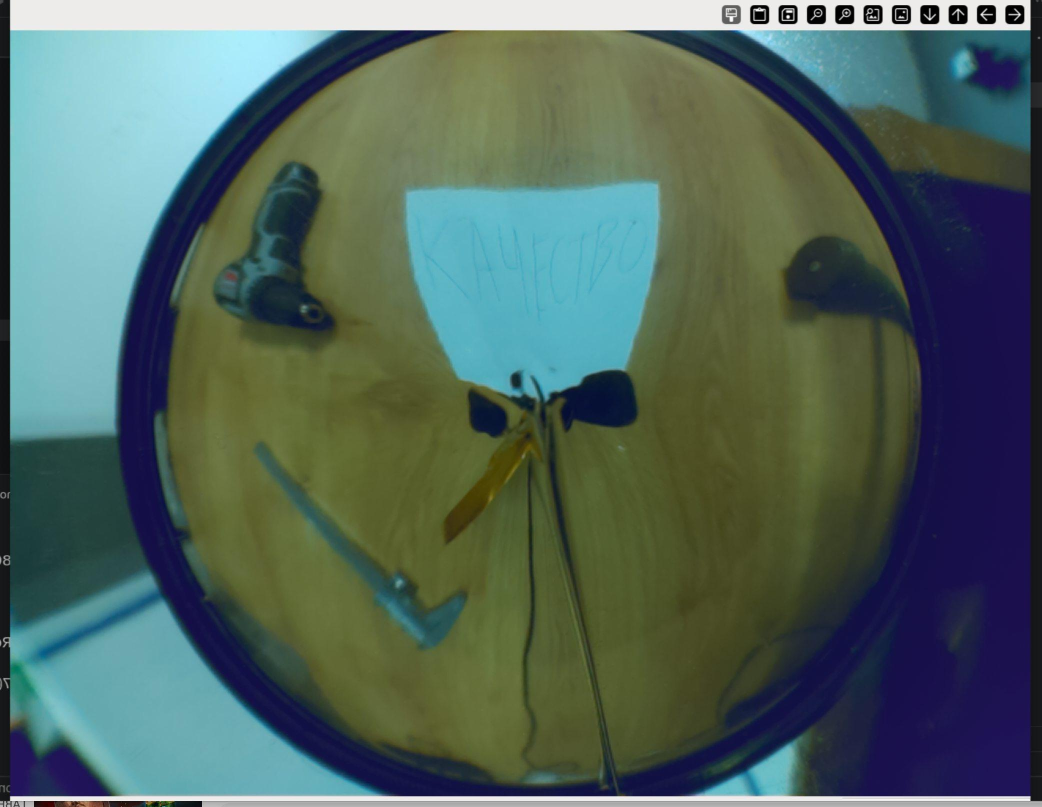
#> input picture Images/img1.jpg, 2084 x 1614 px (shown at 1/2 size)
$ python line.py
#> lines starting #> are read from the running program, lines starting #| are printed output that depends on the picture; after the words box and inside, x2 and y2 are one past the last pixel; in counts of white or black regions, pixels touching at a corner belong together
### tools.py
"""
Дополнительные функции, которые могут использоваться в разных файлах
"""
import cv2
import numpy as np
import logging


def drawImageOnScreen(window_name:str, image:np.ndarray):
    """
    Масштабирует изображение так, чтобы его наибольшее измерение
    было равно 1000 пикселям, и выводит результат на экран.

    :param image: numpy array (результат cv2.imread)
    :param window_name: имя окна OpenCV
    """
    if image is None or image.size == 0:
        print("Ошибка: передано пустое изображение.")
        return

    height, width = image.shape[:2]

    max_dim = max(height, width)

    if max_dim == 0:
        print("Ошибка: изображение имеет нулевой размер.")
        return

    target_max = 1000
    scale = target_max / max_dim

    new_width = int(width * scale)
    new_height = int(height * scale)

    if scale < 1.0:
        interpolation = cv2.INTER_AREA
    else:
        interpolation = cv2.INTER_CUBIC

    resized_image = cv2.resize(
        image,
        (new_width, new_height),
        interpolation=interpolation
    )

    cv2.imshow(window_name, resized_image)

# [5 lines left out: function constrain, not called in this run]

# [3 lines that do not run on import are left out]

### line.py
import logging
import cv2
import numpy as np
from tools import drawImageOnScreen, constrain


class Sensor:
    """Один сенсор — считывает среднее значение n×n пикселей."""
    def __init__(self, x: int, y: int, size: int = 5):
        self.x = x
        self.y = y
        self.size = size
        self.value = 0

    # [28 lines left out: functions readGray, readBGR, not called in this run]

    def draw(self, img: np.ndarray, color: tuple = (0, 0, 255)):
        ul = (self.x - self.size, self.y - self.size)
        br = (self.x + self.size, self.y + self.size)
        cv2.rectangle(img, ul, br, color, 2)


class LineSensorModule:
    def __init__(self, x: int, y: int, rotation: bool = False, size: int = 20, spacing: int = 60, blackThresh: int = 120):
        self.center = (x, y)
        self.rotation = rotation

        xFactor = spacing * (1 if not rotation else 0)
        yFactor = spacing * (0 if not rotation else 1)

        self.sensors = [Sensor(x - xFactor, y - yFactor, size),
                        Sensor(x + xFactor, y + yFactor, size),
                        Sensor(x - (3 * xFactor), y - (3 * yFactor), size)]

        self.blackThresh = blackThresh
        self.whiteVal = None
        self.blackVal = None

    def getFloorColor(self, bgr: np.ndarray) -> int:
        val = self.sensors[2].readBGR(bgr)
        return 1 if val < self.blackThresh else 0

    # [42 lines left out: functions calibrateBlackThresh, getError, not called in this run]

    def draw(self, img: np.ndarray, color: tuple = (0, 0, 255)):
        cv2.circle(img, self.center, 5, color, 3)
        for i in self.sensors:
            i.draw(img, color=color)


class LineController:
    def __init__(self, centerX: int, centerY: int, dist: int, size: int = 20, spacing: int = 60):
        self.center = (centerX, centerY)
        self.dist = dist
        self.size = size
        self.spacing = spacing

        self.modules = [
            LineSensorModule(centerX, centerY - dist, rotation=False, size=size, spacing=spacing),
            LineSensorModule(centerX + dist, centerY, rotation=True, size=size, spacing=spacing),
            LineSensorModule(centerX, centerY + dist, rotation=False, size=size, spacing=spacing),
            LineSensorModule(centerX - dist, centerY, rotation=True, size=size, spacing=spacing),
        ]

        self.crossDetection = {
            "UP": [0, 1, 1, 0],
            "RIGHT": [1, 0, 0, 1],
            "DOWN": [0, 1, 1, 0],
            "LEN": [1, 0, 0, 1]
        }

        self.errorDetection = {
            "UP": [1, 0, 0, 0],
            "RIGHT": [0, 1, 0, 0],
            "DOWN": [0, 0, 1, 0],
            "LEFT": [0, 0, 0, 1]
        }

        self.directions = ["UP", "RIGHT", "DOWN", "LEFT"]

    # [51 lines left out: functions set_center, set_center_manual, getLineErrorAndCrossData, not called in this run]

    def draw(self, img: np.ndarray, color: tuple = (0, 0, 255)):
        cv2.circle(img, self.center, 5, color, 3)
        for i in self.modules:
            i.draw(img, color=color)


if __name__ == "__main__":
    img = cv2.imread("Images/img1.jpg")
#> img is the input picture: shape (1614, 2084, 3); mean B, G, R 93.6, 100.9, 80.8

    l = LineController(1058, 820, 500, size=20, spacing=60)
    l.draw(img)
#> in draw, `cv2.circle(img, self.center, 5, color, 3)`: img: shape (1614, 2084, 3); under 0.01% of pixels changed, all inside (x1, y1, x2, y2) = (1051, 813, 1066, 828)
#> after the loop in draw, `for i in self.modules:`:
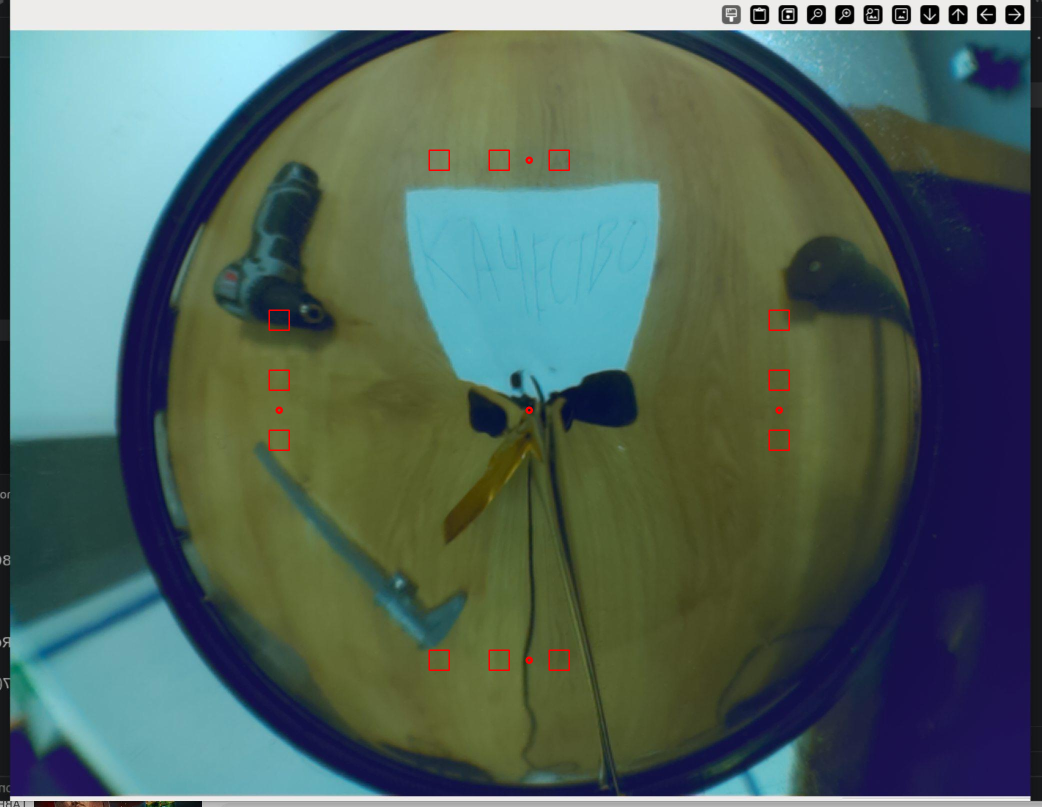
#> img: shape (1614, 2084, 3) (shown at 1/2 size); mean B, G, R 93.5, 100.7, 81.1

    drawImageOnScreen("IMG", img)
#> in drawImageOnScreen, `resized_image = cv2.resize( image, (new_width, new_height), interpolat..`:
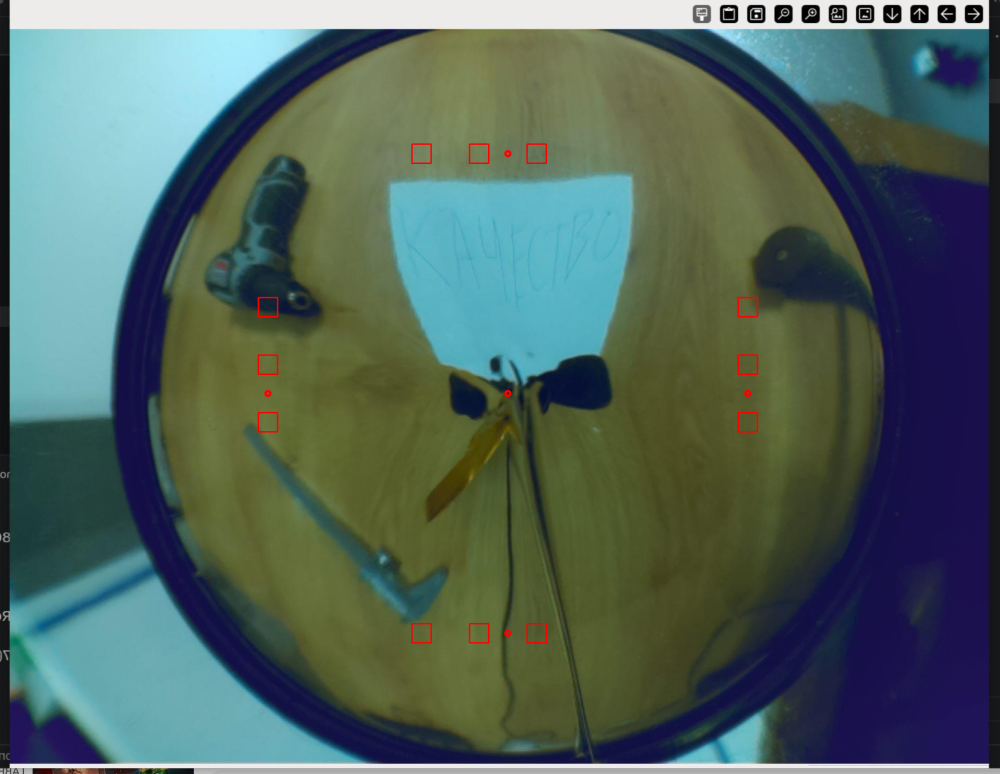
#> resized_image: shape (774, 1000, 3); mean B, G, R 93.5, 100.7, 81.1
    cv2.waitKey(0)
    cv2.destroyAllWindows()

$ run again, with Images/New1.jpg copied over Images/img1.jpg
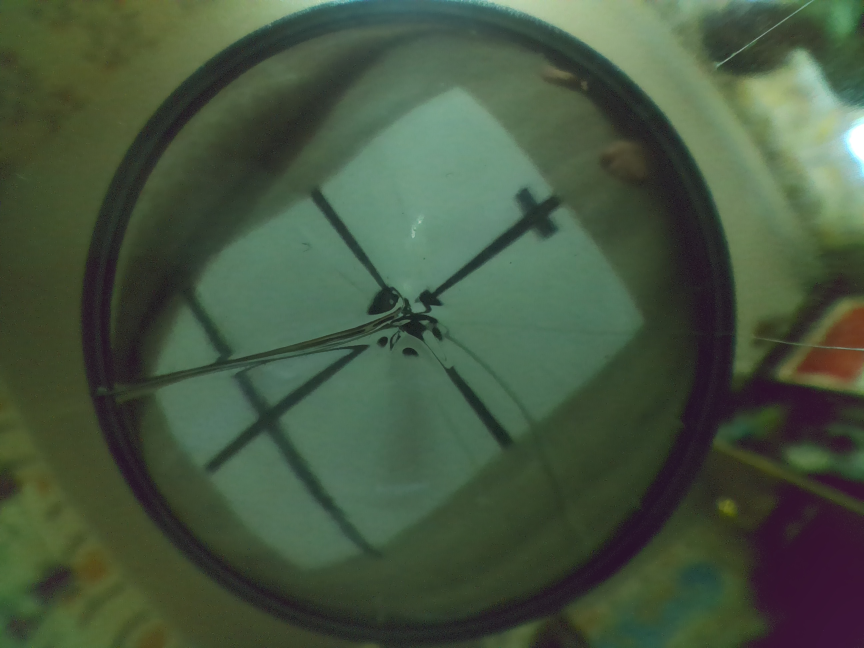
#> input picture Images/New1.jpg, 2592 x 1944 px (shown at 1/3 size)
#> img is the input picture: shape (1944, 2592, 3); mean B, G, R 64.5, 86, 69.9
#> in drawImageOnScreen, `resized_image = cv2.resize( image, (new_width, new_height), interpolat..`:
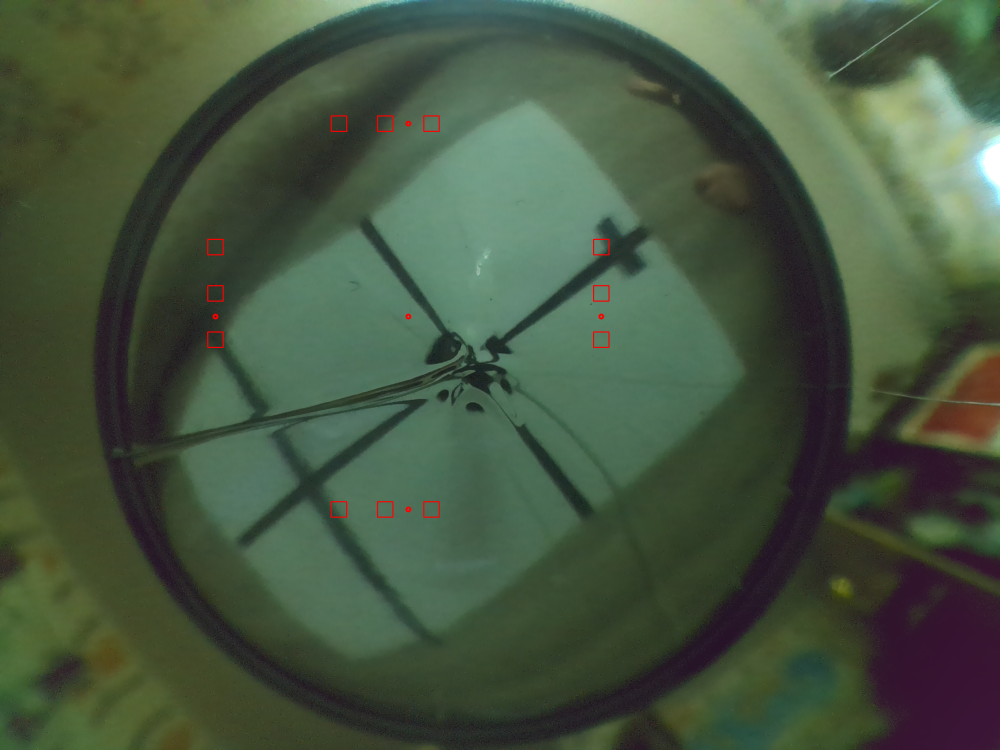
#> resized_image: shape (750, 1000, 3); mean B, G, R 64.4, 85.9, 70.2

$ run again, with Images/TESTING_IMAGE.jpg copied over Images/img1.jpg
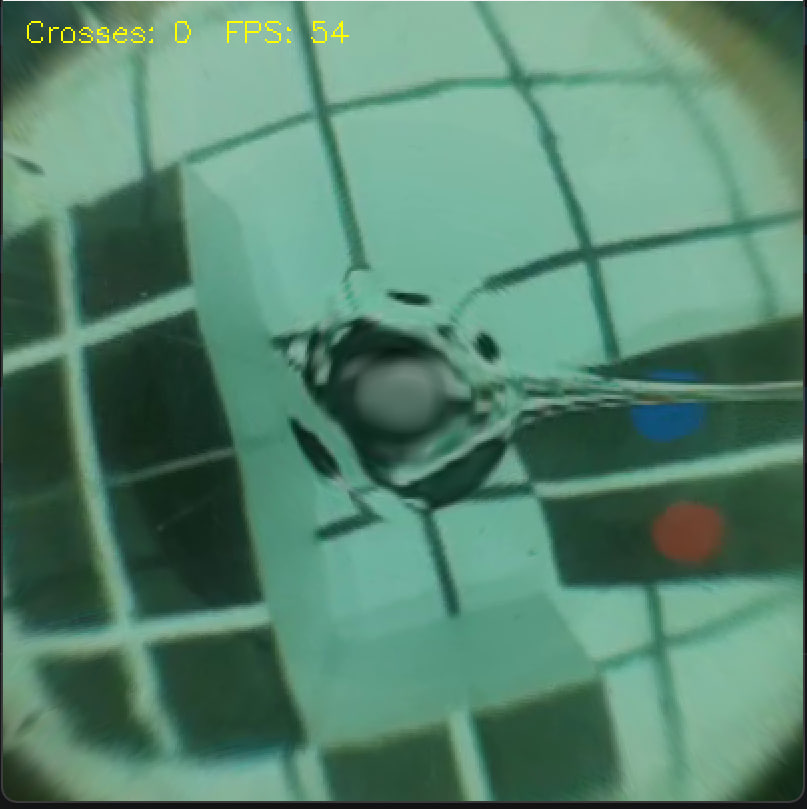
#> input picture Images/TESTING_IMAGE.jpg, 807 x 809 px
#> img is the input picture: shape (809, 807, 3); mean B, G, R 110.6, 132.3, 87
#> after the loop in draw, `for i in self.modules:`:
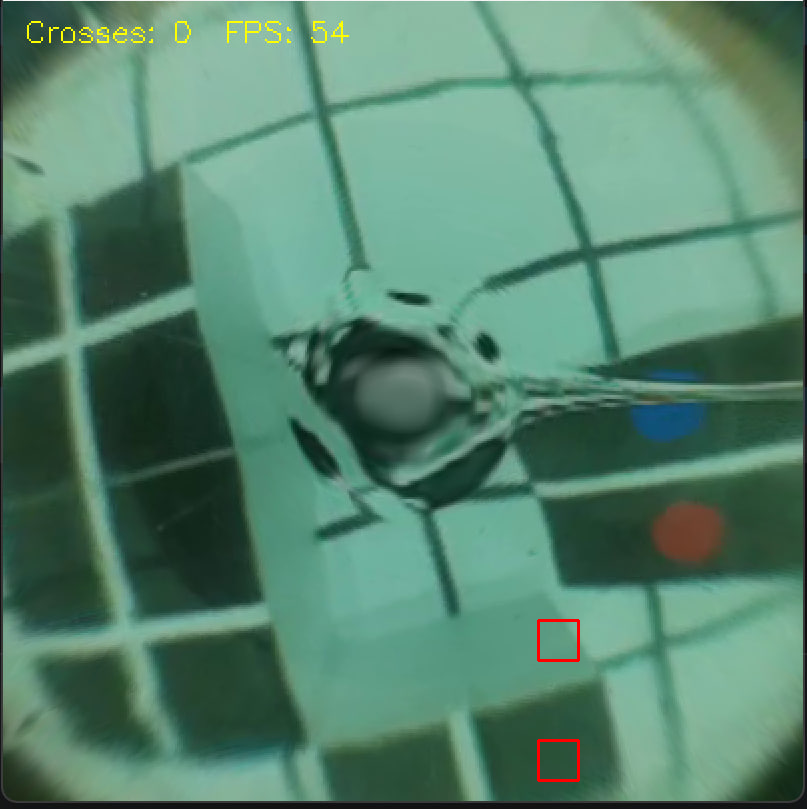
#> img: shape (809, 807, 3); 0.15% of pixels changed, all inside (x1, y1, x2, y2) = (537, 619, 580, 782)
